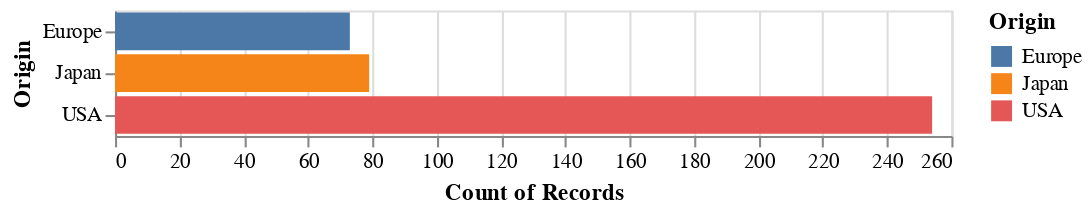

The cell this chart's notebook holds for it:
### Markdown cell above
Next, we create a mark_bar() chart

### Code cell
# Use altair to make a bar chart with the Origin country along the y-axis and counts on the x-axis. Color by Origin
alt.Chart(cars).mark_bar().encode(
    y="Origin:N",
    color="Origin:N",
    x="count(Origin):Q"
)

### Figure 1 — Vega-Lite specification as saved in the notebook (floating-point values rounded to 4 significant figures; data arrays with more than 128 entries replaced by an {"elided": "..."} marker saying what was removed)
{"config": {"view": {"continuousWidth": 400, "continuousHeight": 300}}, "data": {"name": "data-f02450ab61490a1363517a0190416235"}, "mark": "bar", "encoding": {"color": {"field": "Origin", "type": "nominal"}, "x": {"aggregate": "count", "field": "Origin", "type": "quantitative"}, "y": {"field": "Origin", "type": "nominal"}}, "$schema": "https://vega.github.io/schema/vega-lite/v4.17.0.json", "datasets": {"data-f02450ab61490a1363517a0190416235": {"elided": "406 records"}}}
